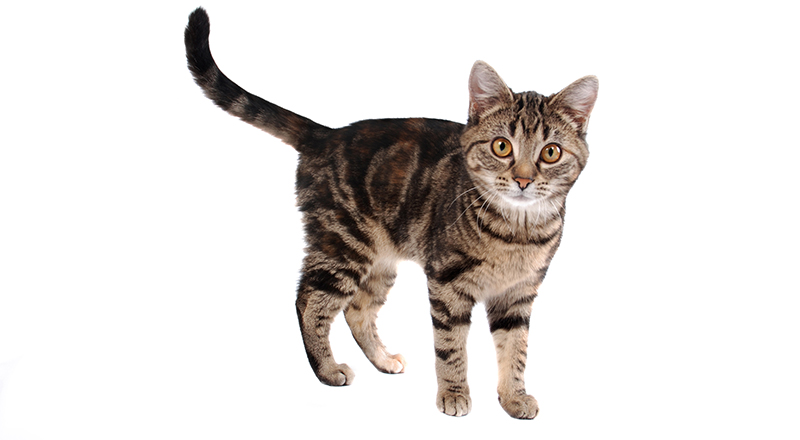
#> input picture trabalho1/cat.jpg, 800 x 440 px
$ python main.py
#> lines starting #> are read from the running program, lines starting #| are printed output that depends on the picture; after the words box and inside, x2 and y2 are one past the last pixel; in counts of white or black regions, pixels touching at a corner belong together
#!/usr/bin/env python2
# -*- coding: utf-8 -*-
"""
Created on Tur Mar 23 19:47:20 2018

@author: hboschirolli
"""
from __future__ import print_function
from skimage.color import rgb2gray
from skimage.io import imread, imsave
import numpy as np
from skimage.measure import label, regionprops
import matplotlib.pyplot as plt
import os
from skimage.filters import roberts

# open the image and save it's name without the extension
img_name = raw_input("Enter the image name: ")
#> the answer given: cat.jpg
img = imread(img_name)
#> img is the input picture: shape (440, 800, 3); mean R, G, B 227.2, 223.4, 221.1
img_name = os.path.splitext(img_name)[0]

# convert the image to grayscale and save it
gray_img = rgb2gray(img)
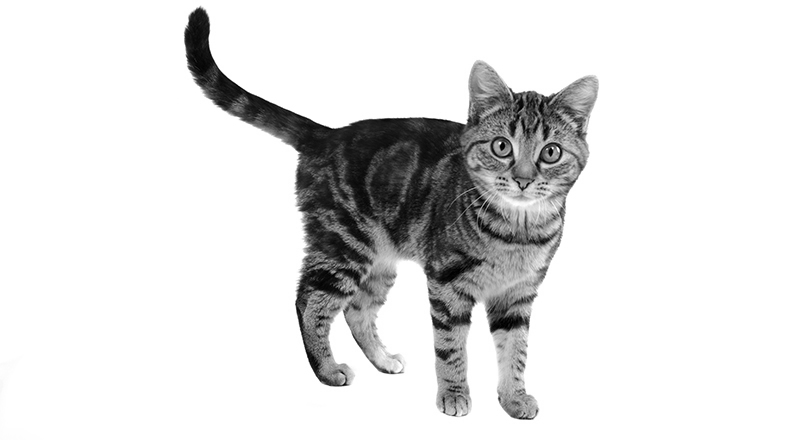
#> gray_img: shape (440, 800) float64; min 0, max 1, mean 0.879
imsave(img_name + '_grayscale.png', gray_img)

# binarize the image to make contour detection and labeling simpler
b_and_w = np.copy(gray_img)
b_and_w[b_and_w < 1] = 0
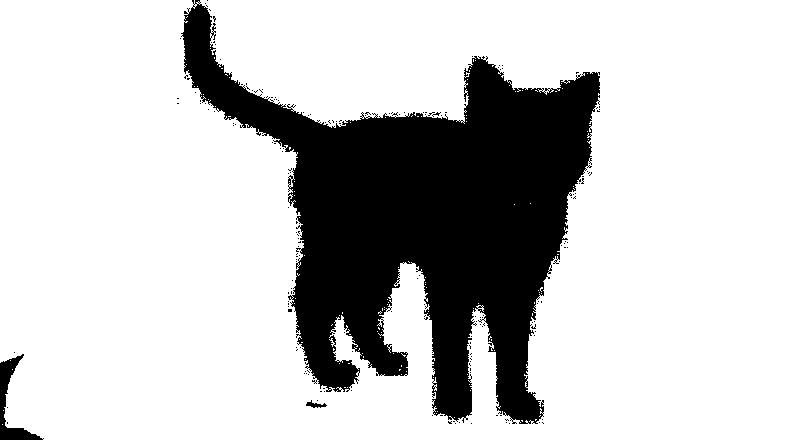
#> b_and_w: shape (440, 800) float64; values 0 (black) and 1 (white), 78.2% white; 184 black regions (181 under 20 px)

# detect and plot the contours
edges_img = roberts(b_and_w)
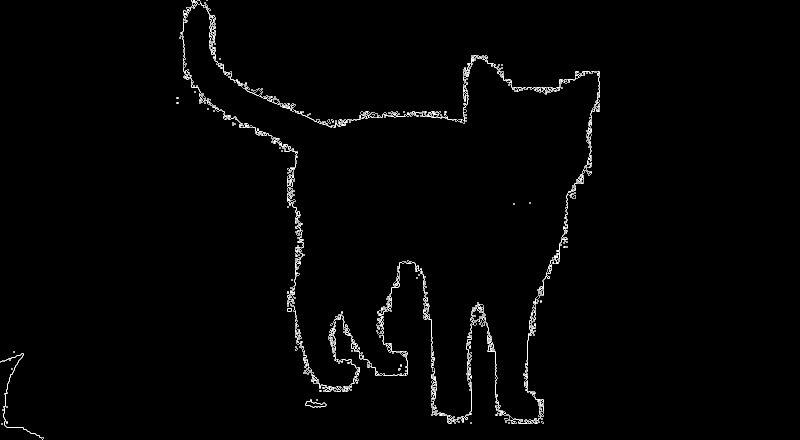
#> edges_img: shape (440, 800) float64; min 0, max 1, mean 0.0176
edges_img = 1 - edges_img
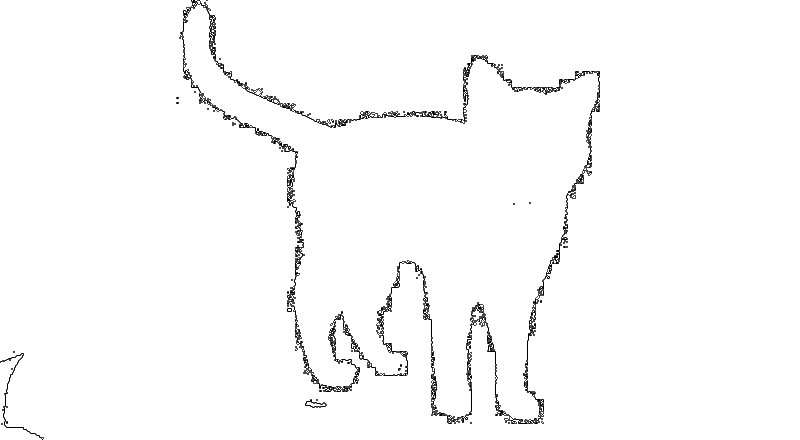
#> edges_img: shape (440, 800) float64; min 0, max 1, mean 0.982
imsave(img_name + '_edges.png', edges_img)

# label the objects of the image and get it's properties
labeled, num = label(b_and_w, connectivity=1, background=1, return_num=True)
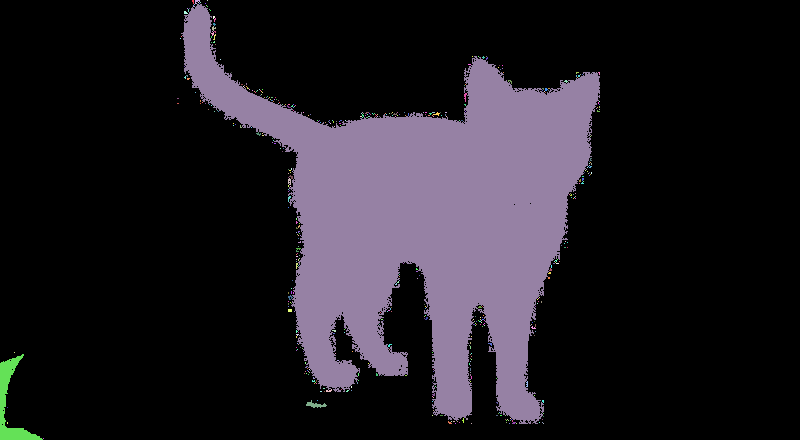
#> labeled: shape (440, 800) int64; 533 distinct labels, from 0 to 532; one colour per label, 0 black
#> num = 532
properties_list = regionprops(labeled, intensity_image=b_and_w)
#> properties_list = 532 regions; largest, box (x1, y1, x2, y2) and area: (181, 4, 600, 424) 74560, (0, 354, 43, 440) 1018, (306, 400, 327, 408) 75, (288, 178, 291, 185) 16, (464, 93, 467, 102) 15

# output some of the properties of the objects
for i in xrange(len(properties_list)):
    print('region: %-d \t perimeter: %-d  \t area: %-d' %
          (i, properties_list[i].perimeter, properties_list[i].area))
#> this loop made 532 passes
#| region: 0 	 perimeter: 5  	 area: 6
#| region: 1 	 perimeter: 11  	 area: 12
#| region: 2 	 perimeter: 0  	 area: 1
#| region: 3 	 perimeter: 0  	 area: 1
#| region: 4 	 perimeter: 0  	 area: 1
#| region: 5 	 perimeter: 0  	 area: 1
#| region: 6 	 perimeter: 0  	 area: 1
#| region: 7 	 perimeter: 0  	 area: 1
#> (further printed lines are left out)

# write the label of each object on the the grayscaled image and save it
plt.imshow(gray_img, cmap='gray')
i = 0
for element in properties_list[:]:
    plt.text(int(element.centroid[1]) - 7, int(element.centroid[0]) + 5, str(i),
             color='red', fontsize=10)
    i += 1
#> after the loop, i = 532
plt.savefig(img_name + '_labeled.png')
plt.gcf().clear()

# get how many objects are large (>= 3000 pixels), small(< 1500 pixels) and ...
# ... medim (others)
sizes = np.empty(len(properties_list))
for i in xrange(len(properties_list)):
    sizes[i] = properties_list[i].area
#> after the loop, sizes = 532 values, max 74560 at index 8, min 1 at index 2, mean 144.1

# plot the histogram of how many images are small, medium and large
plt.rcParams["patch.force_edgecolor"] = True
plt.hist(sizes, bins=[0, 1500, 3000, max(sizes.max(), 4500)], color='orange')
plt.ylabel('Number of objects')
plt.xlabel('Area')
plt.title("Area's histogram")
plt.savefig(img_name + '_histogram.png')
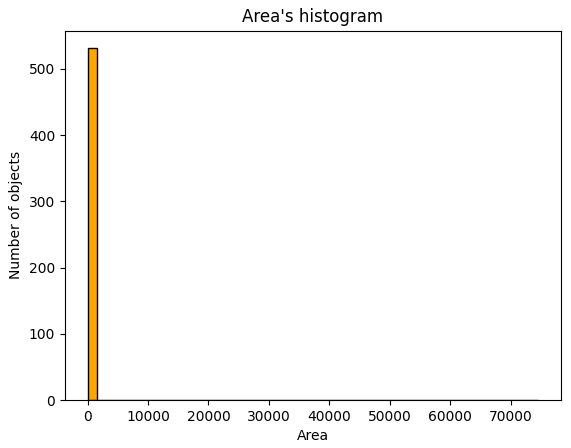
#> figure drawn by matplotlib, 1 panel; tallest bar 531 high, from x = 0 to 1500

$ run again, on trabalho1/objetos2_histogram.png
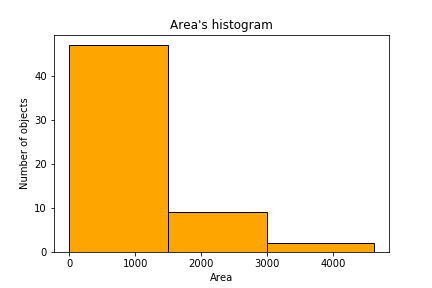
#> input picture trabalho1/objetos2_histogram.png, 432 x 288 px
#> img is the input picture: shape (288, 432, 4); mean R, G, B, A 249.7, 231.7, 198.7, 255
#> b_and_w: shape (288, 432) float64; values 0 (black) and 1 (white), 77% white; 34 black regions (4 under 20 px)
#> `labeled, num = label(b_and_w, connectivity=1, background=1, return_num..`:
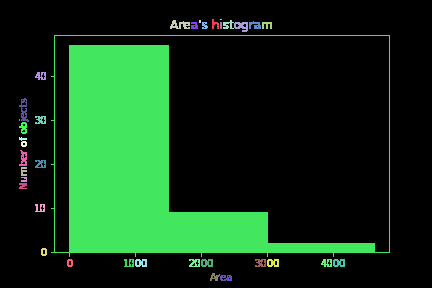
#> labeled: shape (288, 432) int64; 38 distinct labels, from 0 to 37; one colour per label, 0 black
#> num = 37
#> properties_list = 37 regions; largest, box (x1, y1, x2, y2) and area: (51, 35, 390, 257) 26762, (19, 98, 29, 122) 108, (170, 20, 190, 29) 105, (234, 22, 248, 32) 91, (19, 150, 27, 166) 78
#> the loop `for i in xrange(len(properties_list)):` made 37 passes
#| region: 0 	 perimeter: 31  	 area: 40
#| region: 1 	 perimeter: 0  	 area: 2
#| region: 2 	 perimeter: 74  	 area: 105
#| region: 3 	 perimeter: 6  	 area: 6
#| region: 4 	 perimeter: 46  	 area: 57
#> (further printed lines are left out)
#> the loop `for element in properties_list[:]:` made 37 passes
#> after the loop `for element in properties_list[:]:`: i = 37
#> `sizes = np.empty(len(properties_list))`: sizes = 37 values, max 4.64e-310 at index 0, min 0 at index 1, mean 1.26e-311
#> after the loop `for i in xrange(len(properties_list)):`: sizes = 37 values, max 26762 at index 11, min 2 at index 1, mean 772.8
#> `plt.savefig(img_name + '_histogram.png')`:
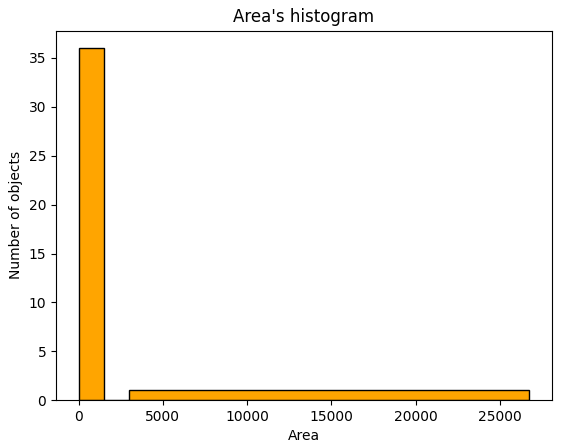
#> figure drawn by matplotlib, 1 panel; tallest bar 36 high, from x = 0 to 1500
